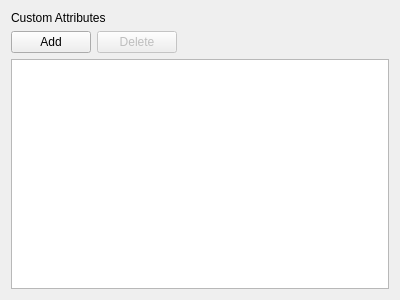
<?xml version="1.0" encoding="UTF-8"?>
<ui version="4.0">
 <class>CustomAttributesFrame</class>
 <widget class="QFrame" name="CustomAttributesFrame">
  <property name="geometry">
   <rect>
    <x>0</x>
    <y>0</y>
    <width>400</width>
    <height>300</height>
   </rect>
  </property>
  <layout class="QVBoxLayout" name="verticalLayout">
   <item>
    <widget class="QLabel" name="label">
     <property name="text">
      <string>Custom Attributes</string>
     </property>
    </widget>
   </item>
   <item>
    <widget class="QFrame" name="frame_Buttons">
     <property name="frameShape">
      <enum>QFrame::Shape::NoFrame</enum>
     </property>
     <property name="frameShadow">
      <enum>QFrame::Shadow::Plain</enum>
     </property>
     <layout class="QHBoxLayout" name="horizontalLayout">
      <property name="leftMargin">
       <number>0</number>
      </property>
      <property name="topMargin">
       <number>0</number>
      </property>
      <property name="rightMargin">
       <number>0</number>
      </property>
      <property name="bottomMargin">
       <number>0</number>
      </property>
      <item>
       <widget class="QPushButton" name="button_Add">
        <property name="text">
         <string>Add</string>
        </property>
       </widget>
      </item>
      <item>
       <widget class="QPushButton" name="button_Delete">
        <property name="enabled">
         <bool>false</bool>
        </property>
        <property name="text">
         <string>Delete</string>
        </property>
       </widget>
      </item>
      <item>
       <spacer name="horizontalSpacer">
        <property name="orientation">
         <enum>Qt::Orientation::Horizontal</enum>
        </property>
        <property name="sizeHint" stdset="0">
         <size>
          <width>40</width>
          <height>20</height>
         </size>
        </property>
       </spacer>
      </item>
     </layout>
    </widget>
   </item>
   <item>
    <widget class="CustomAttributesTable" name="tableWidget"/>
   </item>
  </layout>
 </widget>
 <customwidgets>
  <customwidget>
   <class>CustomAttributesTable</class>
   <extends>QTableWidget</extends>
   <header>customattributestable.h</header>
  </customwidget>
 </customwidgets>
 <resources/>
 <connections/>
</ui>
